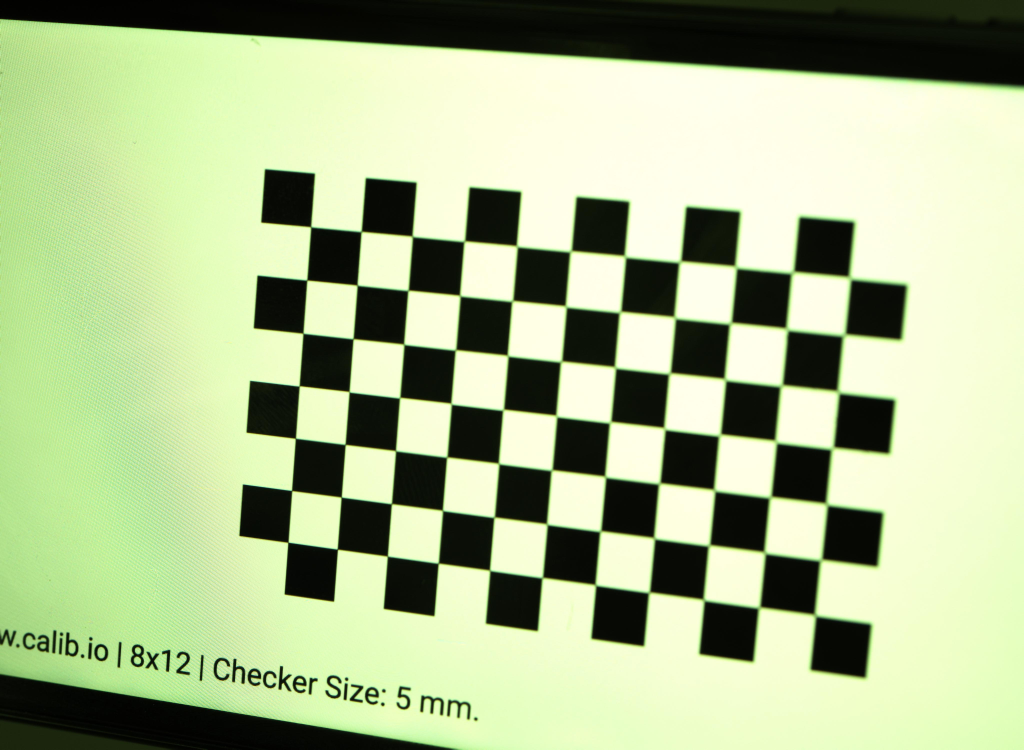
#> input picture BioStand/files/2023-05-09_18_30_53_758.jpg, 4096 x 3000 px (shown at 1/4 size)
$ python -i singlemotiondetector.py   (imports and definitions only)
#> lines starting #> are read from the running program, lines starting #| are printed output that depends on the picture
import numpy as np
import imutils
import cv2
class SingleMotionDetector:
	def __init__(self, accumWeight=0.5):
		# store the accumulated weight factor
		self.accumWeight = accumWeight
		# initialize the background model
		self.bg = None
	def update(self, image):
		# if the background model is None, initialize it
		if self.bg is None:
			self.bg = image.copy().astype("float")
			return
		cv2.accumulateWeighted(image, self.bg, self.accumWeight)
	def detect(self, image, tVal=25):
		# compute the absolute difference between the background model
		# and the image passed in, then threshold the delta image
		delta = cv2.absdiff(self.bg.astype("uint8"), image)
		thresh = cv2.threshold(delta, tVal, 255, cv2.THRESH_BINARY)[1]
		# perform a series of erosions and dilations to remove small
		# blobs
		thresh = cv2.erode(thresh, None, iterations=2)
		thresh = cv2.dilate(thresh, None, iterations=2)
		# find contours in the thresholded image and initialize the
		# minimum and maximum bounding box regions for motion
		cnts = cv2.findContours(thresh.copy(), cv2.RETR_EXTERNAL,
			cv2.CHAIN_APPROX_SIMPLE)
		cnts = imutils.grab_contours(cnts)
		(minX, minY) = (np.inf, np.inf)
		(maxX, maxY) = (-np.inf, -np.inf)
		# if no contours were found, return None
		if len(cnts) == 0:
			return None
		# otherwise, loop over the contours
		for c in cnts:
			# compute the bounding box of the contour and use it to
			# update the minimum and maximum bounding box regions
			(x, y, w, h) = cv2.boundingRect(c)
			(minX, minY) = (min(minX, x), min(minY, y))
			(maxX, maxY) = (max(maxX, x + w), max(maxY, y + h))
		# otherwise, return a tuple of the thresholded image along
		# with bounding box
		return (thresh, (minX, minY, maxX, maxY))


>>> import cv2
>>> picture = cv2.imread('files/2023-05-09_18_30_53_758.jpg', cv2.IMREAD_GRAYSCALE)
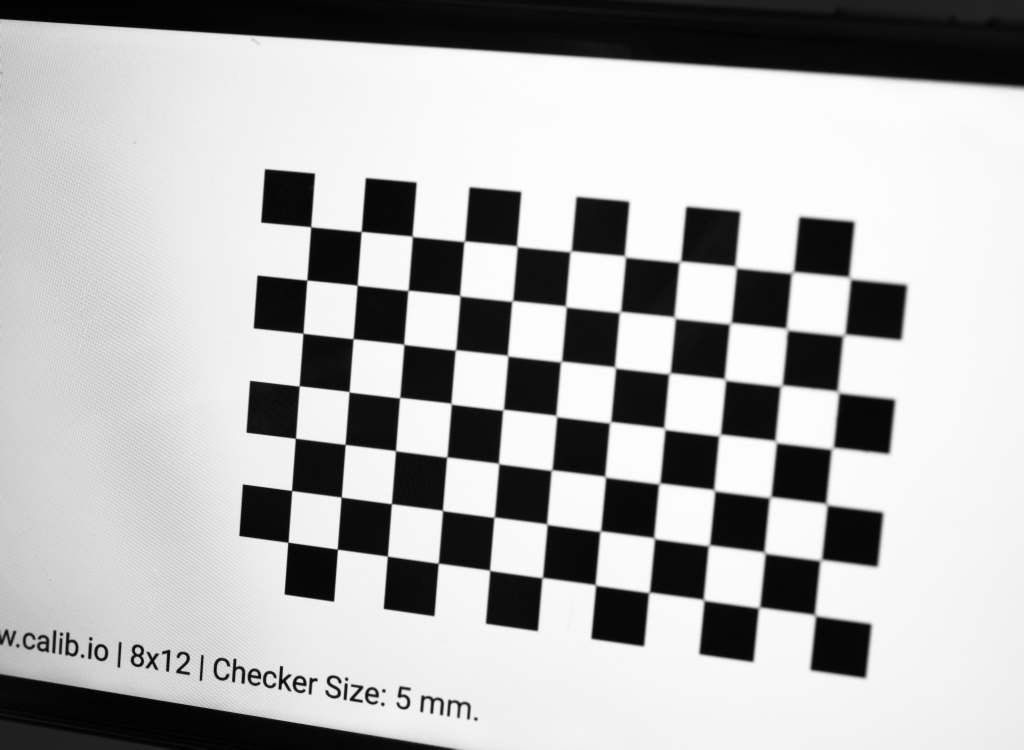
#> picture: shape (3000, 4096) (shown at 1/4 size); min 0, max 255, mean 176.4
>>> result = SingleMotionDetector().detect(picture)
#> (the run stopped early here; a loop or call above may not have finished)

$ run again, on BioStand/files/2023-05-09_18_31_08_942.jpg
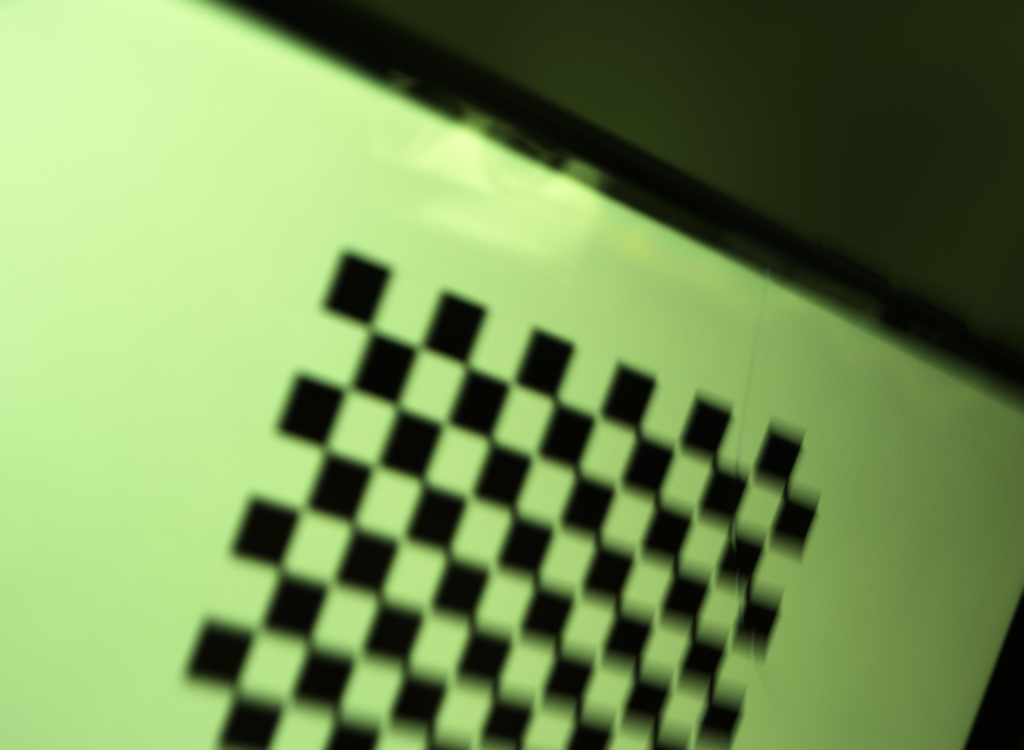
#> input picture BioStand/files/2023-05-09_18_31_08_942.jpg, 4096 x 3000 px (shown at 1/4 size)
#> `picture = cv2.imread('files/2023-05-09_18_30_53_758.jpg', cv2.IMREAD_G..`:
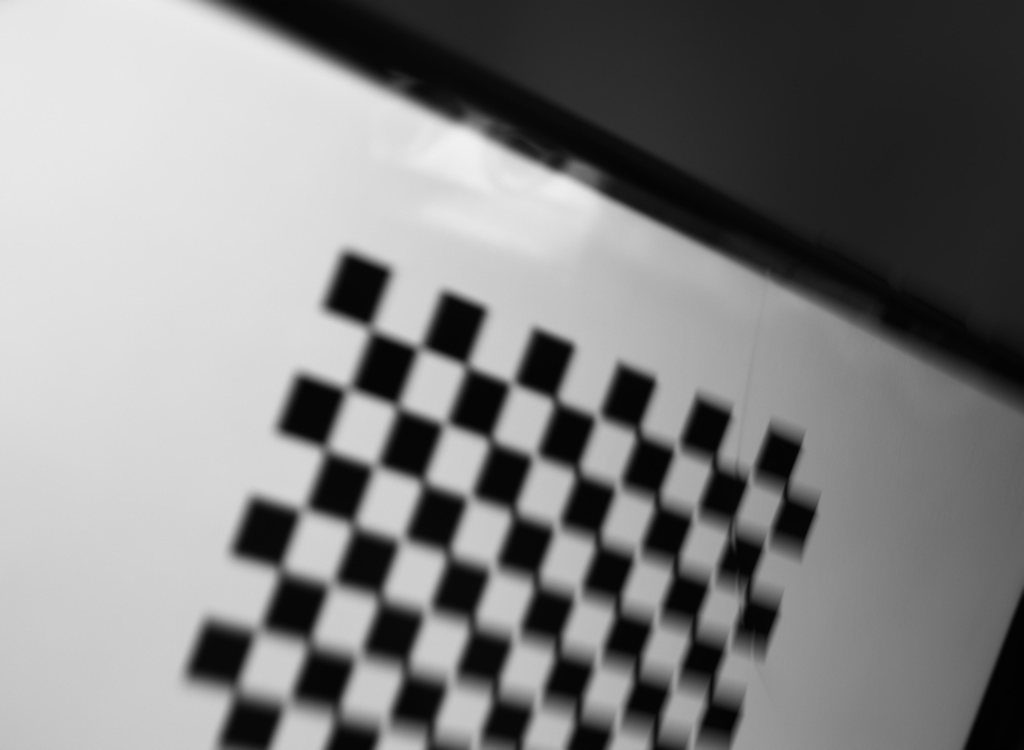
#> picture: shape (3000, 4096) (shown at 1/4 size); min 1, max 241, mean 129.8

$ run again, on BioStand/files/2023-05-09_18_31_28_174.jpg
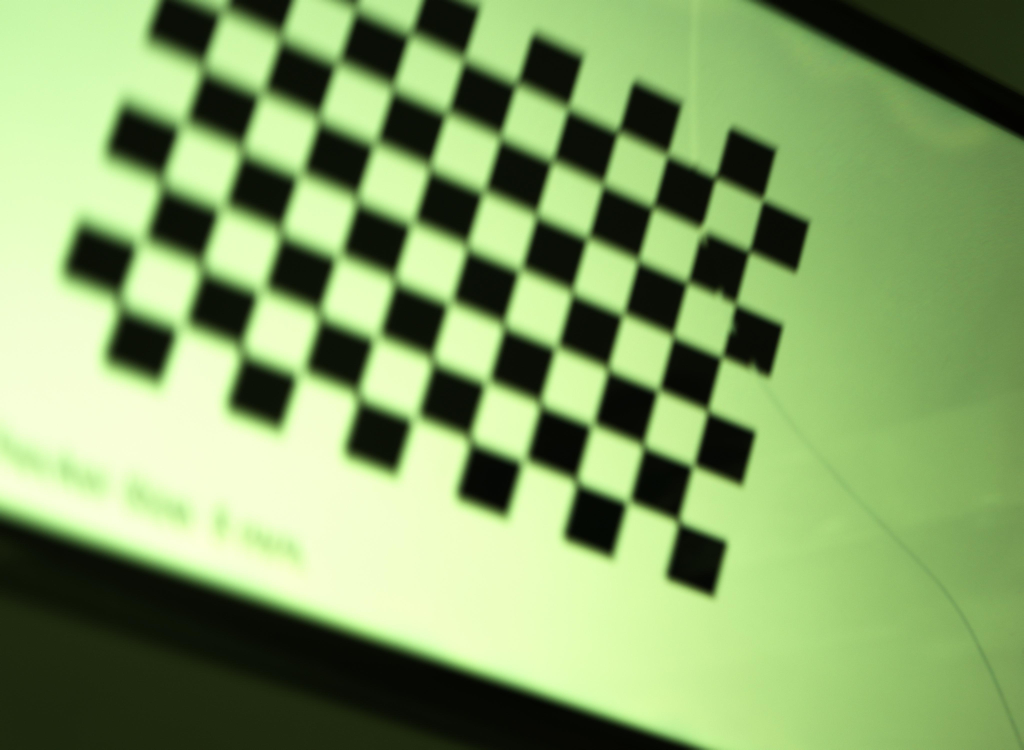
#> input picture BioStand/files/2023-05-09_18_31_28_174.jpg, 4096 x 3000 px (shown at 1/4 size)
#> `picture = cv2.imread('files/2023-05-09_18_30_53_758.jpg', cv2.IMREAD_G..`:
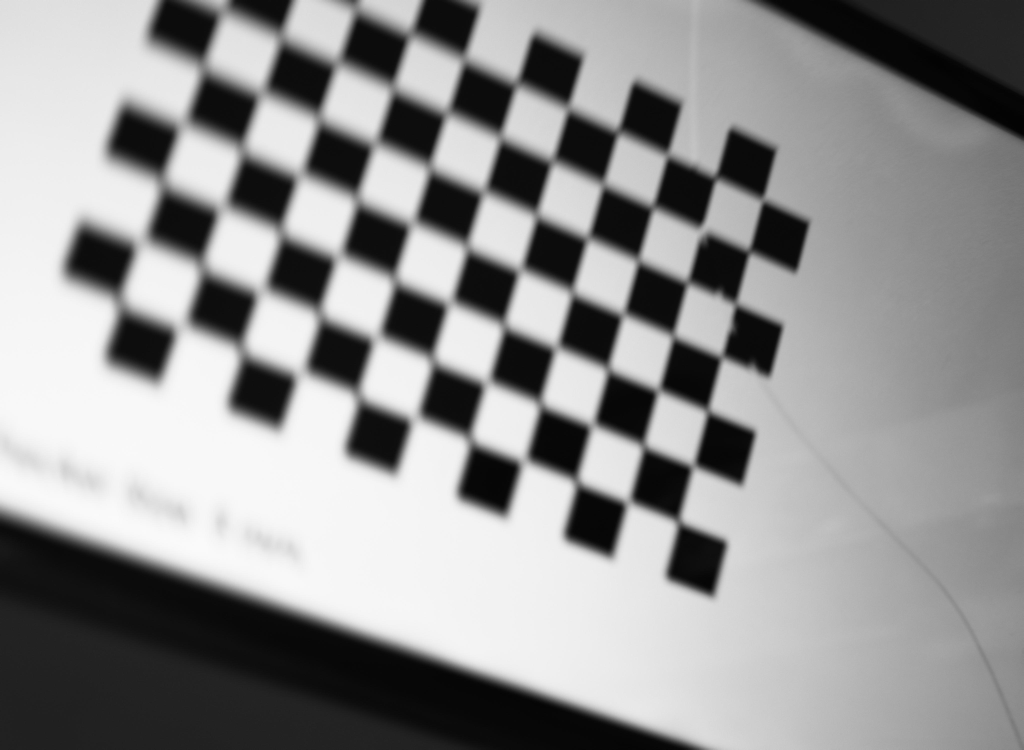
#> picture: shape (3000, 4096) (shown at 1/4 size); min 2, max 250, mean 146

$ run again, on BioStand/files/2023-05-09_18_31_53_157.jpg
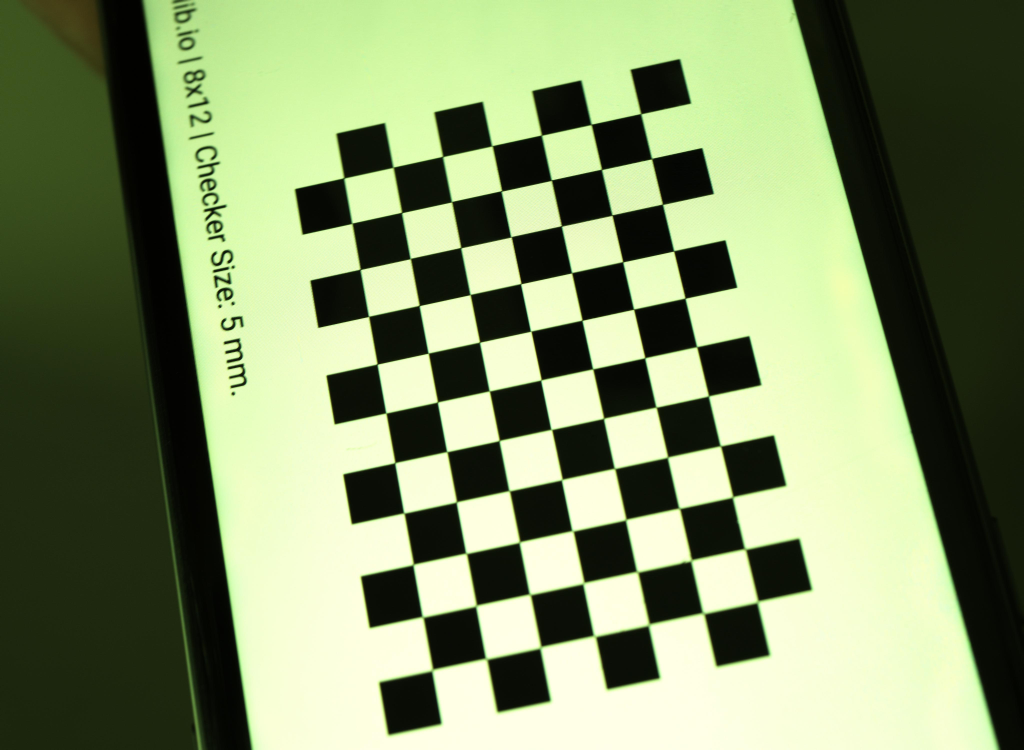
#> input picture BioStand/files/2023-05-09_18_31_53_157.jpg, 4096 x 3000 px (shown at 1/4 size)
#> `picture = cv2.imread('files/2023-05-09_18_30_53_758.jpg', cv2.IMREAD_G..`:
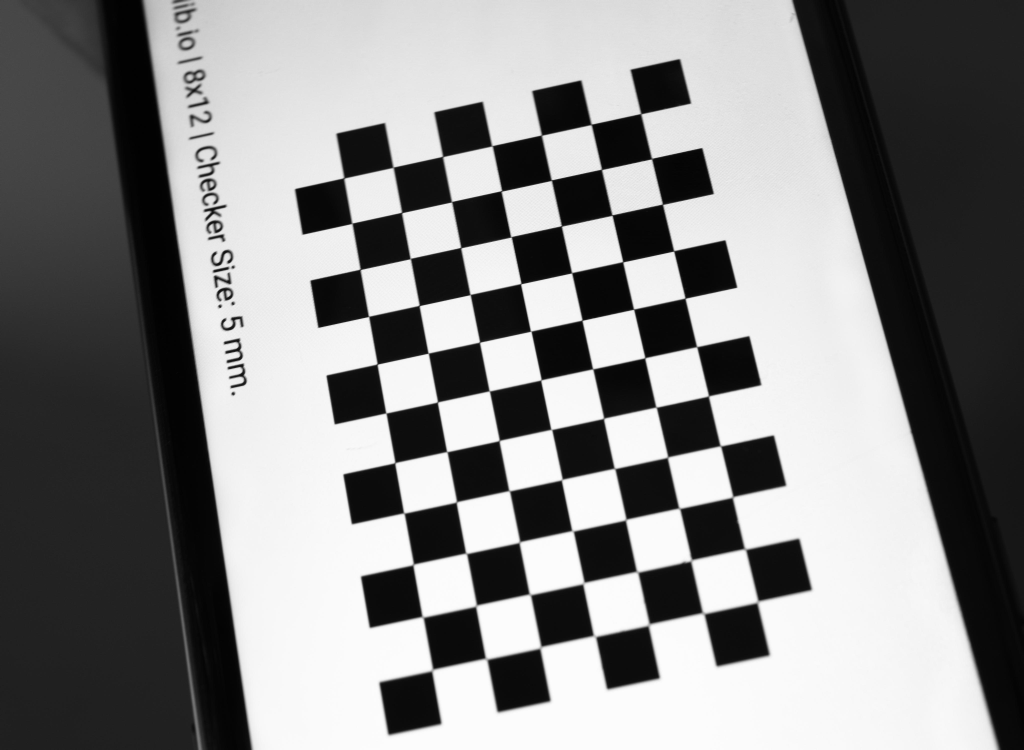
#> picture: shape (3000, 4096) (shown at 1/4 size); min 0, max 255, mean 134.8
